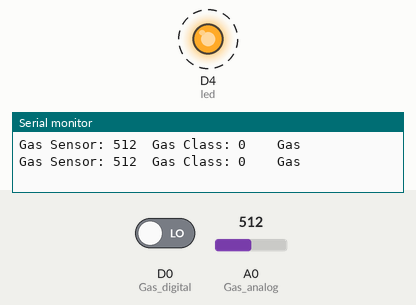
Simulated run of this sketch. Board: ESP8266 (NodeMCU). On the bench: output pins drawn as LEDs (lit = HIGH), the last lines printed to the serial monitor. Dashed ring = blinking. The test bench sets the inputs (shaded band); at power-on: A0 (Gas_analog) = 512, D0 (Gas_digital) LOW.

Above: at 0.85 s.
1.3 s: A0 (Gas_analog) set to 484
At 1.3 s:
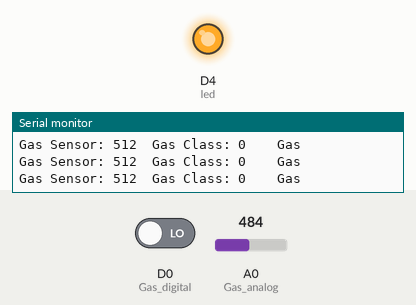
3.2 s: A0 (Gas_analog) set to 510
At 3.43 s:
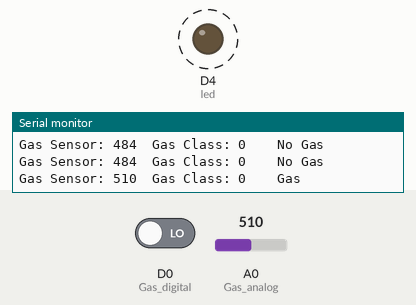
6.2 s: A0 (Gas_analog) set to 490
At 7.3 s:
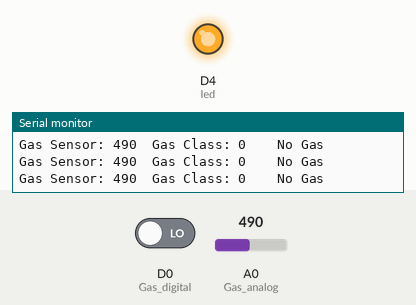
7.8 s: A0 (Gas_analog) set to 511
At 7.99 s:
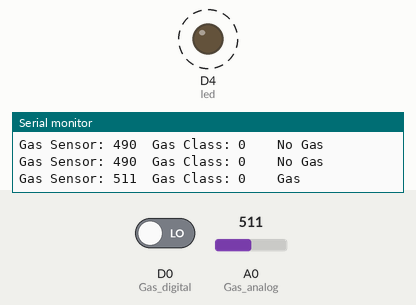
Timing chart, 0 to 11.8 s (numbered marks = the images above; inputs shaded):
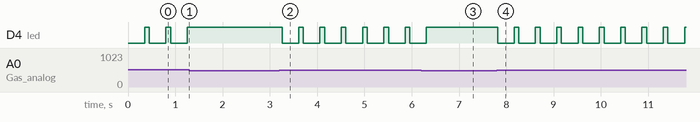

The sketch:

finalproject.ino
```cpp
int led = D4;        // used for ESP8266
int Gas_analog = A0;    // used for ESP8266
int Gas_digital = D0;   // used for ESP8266


void setup() {
  Serial.begin(9600);
  pinMode(led, OUTPUT);
  pinMode(Gas_digital, INPUT);
}

void loop() {
  int gassensorAnalog = analogRead(Gas_analog);
  int gassensorDigital = digitalRead(Gas_digital);

  Serial.print("Gas Sensor: ");
  Serial.print(gassensorAnalog);
  Serial.print("\t");
  Serial.print("Gas Class: ");
  Serial.print(gassensorDigital);
  Serial.print("\t");
  Serial.print("\t");

  if (gassensorAnalog > 500) {
    Serial.println("Gas");

    digitalWrite (led, LOW) ; //send tone
    delay(350);
    digitalWrite (led, HIGH) ;  //no tone
  }
  else {
    Serial.println("No Gas");
  }
  delay(100);
}
```

Measured:
- the behaviour switches between 501 and 500 on A0 (Gas_analog) (found by bisection; images 0 and 1)
- after the input at 1.3 s, D4 (led): stops changing and stays HIGH
- after the input at 3.2 s, D4 (led): alternates HIGH for 0.10 s and LOW for 0.35 s, starting after 0.06 s
- after the input at 6.2 s, D4 (led): goes on until 6.3 s, then stays HIGH
- after the input at 7.8 s, D4 (led): alternates HIGH for 0.10 s and LOW for 0.35 s, starting at once
- by itself, D4 (led): alternates HIGH for 0.10 s and LOW for 0.35 s
